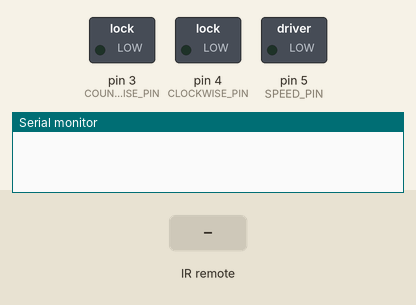
Bench run of a sketch on a simulated Arduino Uno, built with avr-gcc and run on an emulated ATmega328P. On the bench: switched loads named in the sketch (green lamp = pin HIGH), the last lines printed to the serial monitor. Inputs (shaded band) come from the test bench.

Above: at 1.2 s.
1.3 s: infrared code 0xFFA25D received
At 2.3 s:
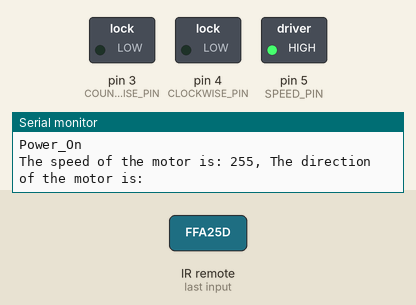
3.3 s: infrared code 0xFF629D received
5.3 s: infrared code 0xFF22DD received
At 6.9 s:
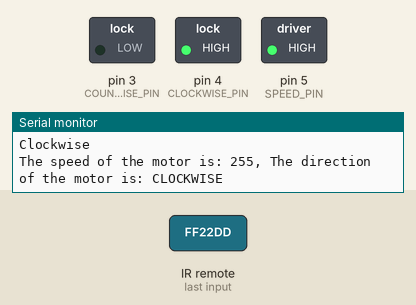
7.3 s: infrared code 0xFFC23D received
At 9.0 s:
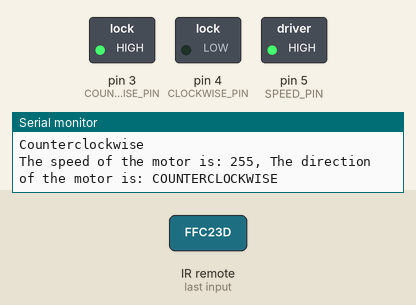
Timing chart, 0 to 10.3 s (numbered marks = the images above; inputs shaded):
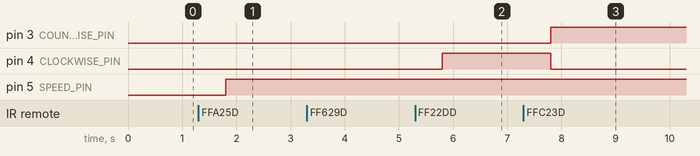

The sketch:

Lesson_66_-_DC_Motor_Speed_Direction_Power_Remote.ino
```cpp
//We are Controlling a DC Motor Speed, Direction, and On and Off Power using a Remote Control
//Including Libraries
#include <IRremote.h>

//Declaring Variables
int IR_PIN = 9;
int DELAY = 500;
int SPEED_PIN = 5;
int CLOCKWISE_PIN = 4;
int COUNTERCLOCKWISE_PIN = 3;
int SPEED;
int CLOCKWISE_STATE;
int COUNTERCLOCKWISE_STATE;

String MY_CMD;
String SPEED_MESSAGE = "The speed of the motor is: ";
String DIRECTION_MESSAGE = "The direction of the motor is: ";
String DIRECTION;
String COMMA = ", ";

//We have to create the IR object
IRrecv IR(IR_PIN);
//We need to decode the results
//This command comes from the library
//We are going to name this "CMD" which means Command
decode_results CMD;


void setup() {
  //Starting Serial Monitor
  Serial.begin(9600);

  //We need to enable the module
  IR.enableIRIn();

  //Starting Motor Pins
  pinMode(SPEED_PIN, OUTPUT);
  pinMode(CLOCKWISE_PIN, OUTPUT);
  pinMode(COUNTERCLOCKWISE_PIN, OUTPUT);

  //Setting Initial Speed
  SPEED = 255;
}


void loop() {
  //We are sitting and waiting for data
  //We are going to decode the data from the module
  while (IR.decode(&CMD) == 0) {
  }

  //We are reading the data as a hexadecimal
  Serial.println(CMD.value, HEX);
  delay(DELAY);

  //We need the module to start reading again
  IR.resume();


  //If we press the Power button...
  if (CMD.value == 0xFFA25D) {
    MY_CMD = "Power_On";
    Serial.println(MY_CMD);
  }

  //If we press the Volume_Up button...
  if (CMD.value == 0xFF629D) {
    MY_CMD = "Speed_Up";
    Serial.println(MY_CMD);
  }

  //If we press the Volume_Down button...
  if (CMD.value == 0xFFA857) {
    MY_CMD = "Speed_Down";
    Serial.println(MY_CMD);
  }

  //If we press the Stop button...
  if (CMD.value == 0xFFE21D) {
    MY_CMD = "Power_Off";
    Serial.println(MY_CMD);
  }

  //If we press the Rewind button...
  if (CMD.value == 0xFF22DD) {
    MY_CMD = "Clockwise";
    Serial.println(MY_CMD);
  }

  //If we press the Fast_Forward button...
  if (CMD.value == 0xFFC23D) {
    MY_CMD = "Counterclockwise";
    Serial.println(MY_CMD);
  }

  //Increasing Speed every time speed up button is pressed
  if (MY_CMD == "Speed_Up") {
    SPEED = SPEED + 10;
    analogWrite(SPEED_PIN, SPEED);
  }

  //Decreasing Speed every time speed down button is pressed
  if (MY_CMD == "Speed_Down") {
    SPEED = SPEED - 10;
    analogWrite(SPEED_PIN, SPEED);
  }

  //Creating Max speed value
  if (SPEED > 255) {
    SPEED = 255;
    analogWrite(SPEED_PIN, SPEED);
  }

  //Creating Min speed value
  if (SPEED < 170) {
    SPEED = 170;
    analogWrite(SPEED_PIN, SPEED);
  }

  //We have to limit the speed value to proper values so speed does not get messed up values
  //We need it to be multiples of 10 since we are increasing and deccreasing by 10 every time the button is pressed
  if (SPEED == 245) {
    SPEED = 250;
    analogWrite(SPEED_PIN, SPEED);
  }


  //Making direction clockwise when fast forward button is pressed
  if (MY_CMD == "Clockwise") {
    digitalWrite(CLOCKWISE_PIN, HIGH);
    digitalWrite(COUNTERCLOCKWISE_PIN, LOW);
    analogWrite(SPEED_PIN, SPEED);
    CLOCKWISE_STATE = HIGH;
    COUNTERCLOCKWISE_STATE = LOW;
    DIRECTION = "CLOCKWISE";
  }


  //Making direction counterclockwise when rewind button is pressed
  if (MY_CMD == "Counterclockwise") {
    digitalWrite(CLOCKWISE_PIN, LOW);
    digitalWrite(COUNTERCLOCKWISE_PIN, HIGH);
    analogWrite(SPEED_PIN, SPEED);
    CLOCKWISE_STATE = LOW;
    COUNTERCLOCKWISE_STATE = HIGH;
    DIRECTION = "COUNTERCLOCKWISE";
  }


  //When the power on button is pressed motor turns on
  if (MY_CMD == "Power_On") {
    digitalWrite(CLOCKWISE_PIN, CLOCKWISE_STATE);
    digitalWrite(COUNTERCLOCKWISE_PIN, COUNTERCLOCKWISE_STATE);
    analogWrite(SPEED_PIN, SPEED);
  }


  //When the power off button is pressed motor turns off
  if (MY_CMD == "Power_Off") {
    digitalWrite(CLOCKWISE_PIN, LOW);
    digitalWrite(COUNTERCLOCKWISE_PIN, LOW);
    analogWrite(SPEED_PIN, SPEED);
  }


  //Printing Values
  Serial.print(SPEED_MESSAGE);
  Serial.print(SPEED);
  Serial.print(COMMA);
  Serial.print(DIRECTION_MESSAGE);
  Serial.println(DIRECTION);
}
```

Measured:
- after the input at 1.3 s, pin 5 (SPEED_PIN): LOW → HIGH after 0.50 s
- after the input at 5.3 s, pin 4 (CLOCKWISE_PIN): LOW → HIGH after 0.50 s
- after the input at 7.3 s, pin 3 (COUNTERCLOCKWISE_PIN): LOW → HIGH after 0.50 s; pin 4 (CLOCKWISE_PIN): HIGH → LOW after 0.50 s
